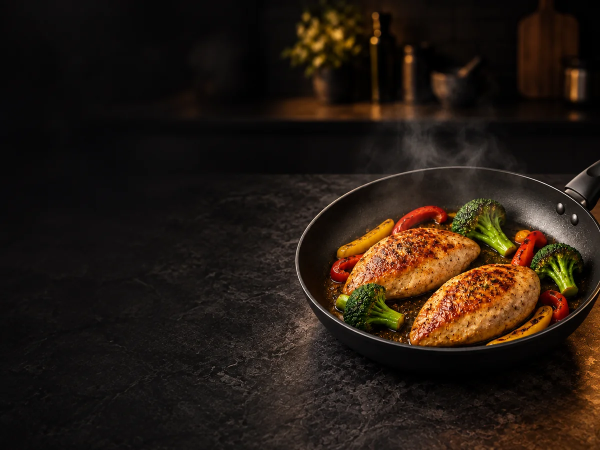
#> input picture frontend/src/assets/backdrops/kitchen.webp, 1200 x 900 px (shown at 1/2 size)
$ python generate-kitchen-backdrops.py ../src/assets/backdrops/kitchen.webp
#> lines starting #> are read from the running program, lines starting #| are printed output that depends on the picture
"""Build the live-kitchen state backdrops from one pan photograph.

Usage: python frontend/scripts/generate-kitchen-backdrops.py SOURCE.png
Writes frontend/src/assets/backdrops/stage-{idle,preheat,heating,sear,overheat}.webp.

The source is the original high-resolution home hero photo (git history before
the WebP conversion). Each state is a colour grade plus light and haze layers;
steam and smoke are animated at runtime on top of these stills. Real photographs
of each state can replace the outputs with the same file names.
"""
import random
import sys
from pathlib import Path

from PIL import Image, ImageChops, ImageDraw, ImageEnhance, ImageFilter

W, H = 900, 1950
OUT = Path(__file__).resolve().parents[1] / 'src' / 'assets' / 'backdrops'


def vertical_mask(width, height, fade_top, fade_bottom):
    mask = Image.new('L', (1, height), 255)
    for y in range(height):
        a = 255
        if y < fade_top:
            a = int(255 * (y / fade_top) ** 1.6)
        if y > height - fade_bottom:
            a = min(a, int(255 * ((height - y) / fade_bottom) ** 1.4))
        mask.putpixel((0, y), a)
    return mask.resize((width, height))


def bokeh_layer(seed):
    rnd = random.Random(seed)
    base = Image.new('RGB', (W, H), (14, 12, 10))
    top = Image.linear_gradient('L').resize((W, H))
    base = Image.composite(Image.new('RGB', (W, H), (9, 9, 8)), Image.new('RGB', (W, H), (30, 24, 18)), top)
    glow = Image.new('RGB', (W, H), (0, 0, 0))
    draw = ImageDraw.Draw(glow)
    palette = [(255, 176, 96), (255, 204, 140), (120, 150, 110), (255, 140, 70), (200, 190, 170)]
    for _ in range(26):
        x, y = rnd.randint(-60, W + 60), rnd.randint(40, 820)
        r = rnd.randint(28, 120)
        c = rnd.choice(palette)
        k = rnd.uniform(0.18, 0.55)
        draw.ellipse((x - r, y - r, x + r, y + r), fill=tuple(int(v * k) for v in c))
    glow = glow.filter(ImageFilter.GaussianBlur(38))
    return ImageChops.add(base, glow)


def composite(source):
    photo = Image.open(source).convert('RGB')
    pan = photo.crop((760, 30, 1855, 848))
    scale = 1240 / pan.width
    pan = pan.resize((1240, int(pan.height * scale)), Image.LANCZOS)
    canvas = bokeh_layer(7)
    y0 = 560
    mask = vertical_mask(pan.width, pan.height, 220, 200)
    canvas.paste(pan, (-195, y0), mask)
    floor = Image.new('RGB', (W, H - (y0 + pan.height - 200)), (8, 9, 8))
    fade = Image.linear_gradient('L').resize(floor.size)
    canvas.paste(floor, (0, y0 + pan.height - 200), fade)
    return canvas


def radial(color, center, radius, strength):
    layer = Image.new('RGB', (W, H), (0, 0, 0))
    ImageDraw.Draw(layer).ellipse((center[0] - radius[0], center[1] - radius[1], center[0] + radius[0], center[1] + radius[1]), fill=tuple(int(v * strength) for v in color))
    return layer.filter(ImageFilter.GaussianBlur(min(radius) * 0.6))


def haze(color, top, bottom, strength):
    layer = Image.new('RGB', (W, H), (0, 0, 0))
    grad = Image.linear_gradient('L').resize((W, bottom - top))
    grad = Image.eval(grad, lambda v: int((255 - v) * strength))
    layer.paste(Image.new('RGB', (W, bottom - top), color), (0, top), grad)
    return layer.filter(ImageFilter.GaussianBlur(40))


def tint(image, r, g, b):
    rr, gg, bb = image.split()
    return Image.merge('RGB', (rr.point(lambda v: min(255, int(v * r))), gg.point(lambda v: min(255, int(v * g))), bb.point(lambda v: min(255, int(v * b)))))


def grade(base, state):
    img = base
    if state == 'idle':
        img = ImageEnhance.Color(img).enhance(0.45)
        img = ImageEnhance.Brightness(img).enhance(0.62)
        img = tint(img, 0.92, 0.98, 1.08)
    elif state == 'preheat':
        img = ImageEnhance.Color(img).enhance(0.8)
        img = ImageEnhance.Brightness(img).enhance(0.8)
        img = ImageChops.add(img, radial((255, 120, 40), (450, 1320), (420, 120), 0.25))
    elif state == 'heating':
        img = ImageEnhance.Brightness(img).enhance(0.95)
        img = ImageChops.add(img, radial((255, 120, 40), (450, 1330), (460, 140), 0.45))
        img = ImageChops.screen(img, haze((180, 170, 160), 380, 900, 0.18))
    elif state == 'sear':
        img = ImageEnhance.Color(img).enhance(1.15)
        img = ImageEnhance.Contrast(img).enhance(1.08)
        img = tint(img, 1.08, 1.0, 0.9)
        img = ImageChops.add(img, radial((255, 110, 30), (450, 1330), (500, 170), 0.7))
        img = ImageChops.screen(img, haze((210, 200, 190), 300, 950, 0.32))
    elif state == 'overheat':
        img = ImageEnhance.Contrast(img).enhance(1.1)
        img = tint(img, 1.18, 0.72, 0.66)
        img = ImageChops.add(img, radial((255, 50, 20), (450, 1320), (560, 220), 0.85))
        img = ImageChops.screen(img, haze((120, 110, 105), 120, 1000, 0.55))
    return img


def main():
    if len(sys.argv) != 2:
        raise SystemExit(__doc__)
    base = composite(sys.argv[1])
#> in composite, photo is the input picture: PIL image 1200x900 RGB; mean R, G, B 37.6, 26.6, 17.9
#> in composite, `pan = photo.crop((760, 30, 1855, 848))`:
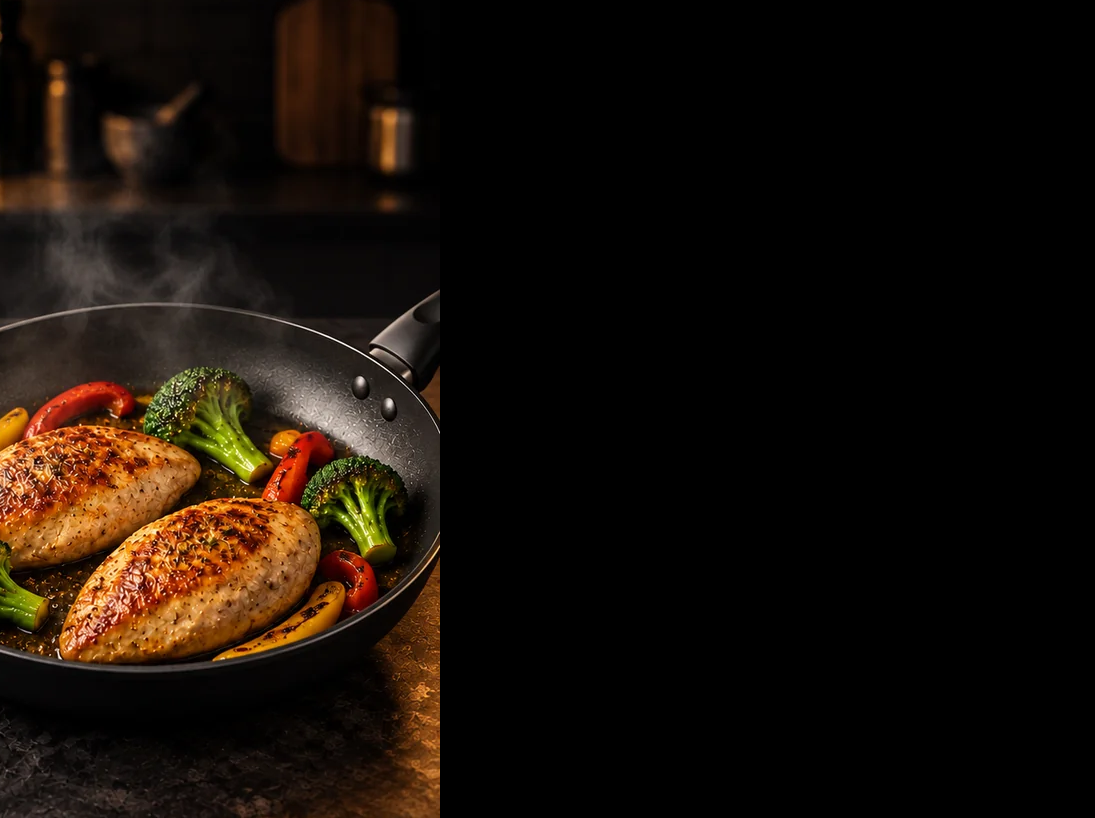
#> pan: PIL image 1095x818 RGB; mean R, G, B 24.2, 15.4, 8.1
#> in bokeh_layer, `top = Image.linear_gradient('L').resize((W, H))`:
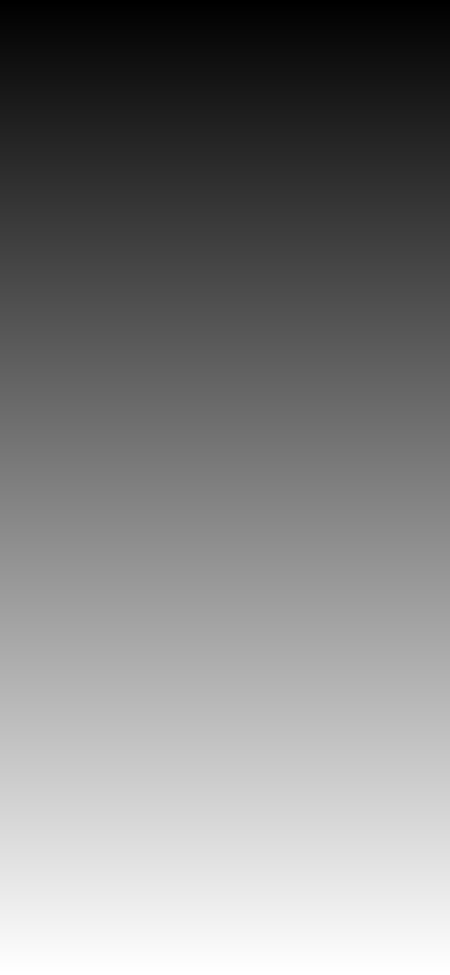
#> top: PIL image 900x1950 L (shown at 1/2 size); min 0, max 255, mean 127.5
#> in bokeh_layer, `base = Image.composite(Image.new('RGB', (W, H), (9, 9, 8)), Image.new(..`:
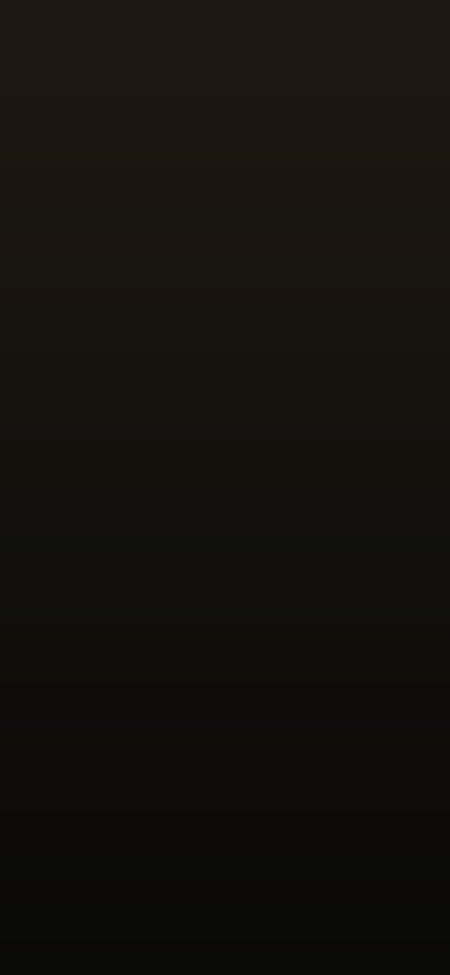
#> base: PIL image 900x1950 RGB (shown at 1/2 size); mean R, G, B 19.5, 16.5, 13
#> in bokeh_layer, `glow = Image.new('RGB', (W, H), (0, 0, 0))`: glow: PIL image 900x1950 RGB; every value is 0
#> in composite, `mask = vertical_mask(pan.width, pan.height, 220, 200)`:
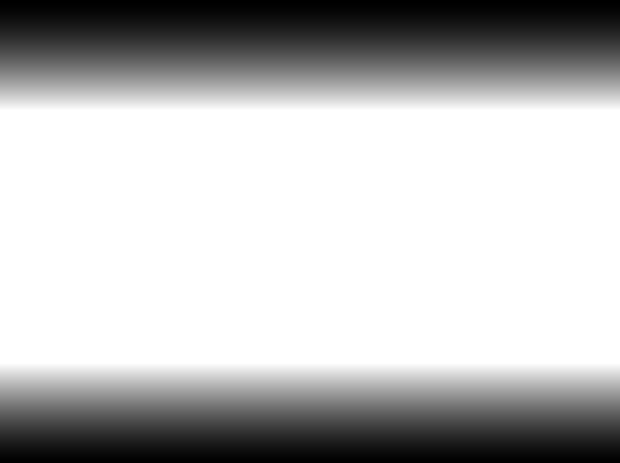
#> mask: PIL image 1240x926 L (shown at 1/2 size); min 0, max 255, mean 185.4
#> in composite, `canvas.paste(pan, (-195, y0), mask)`:
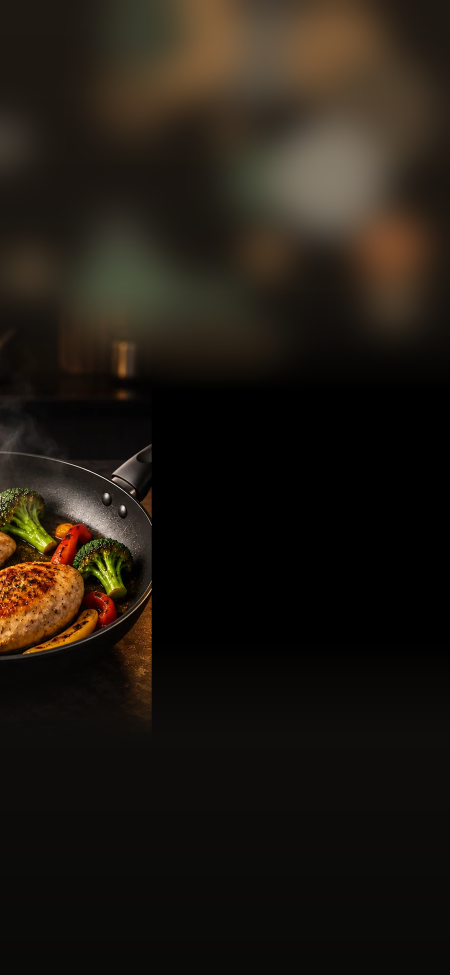
#> canvas: PIL image 900x1950 RGB (shown at 1/2 size); mean R, G, B 32.3, 26, 18.4
#> in composite, `fade = Image.linear_gradient('L').resize(floor.size)`:
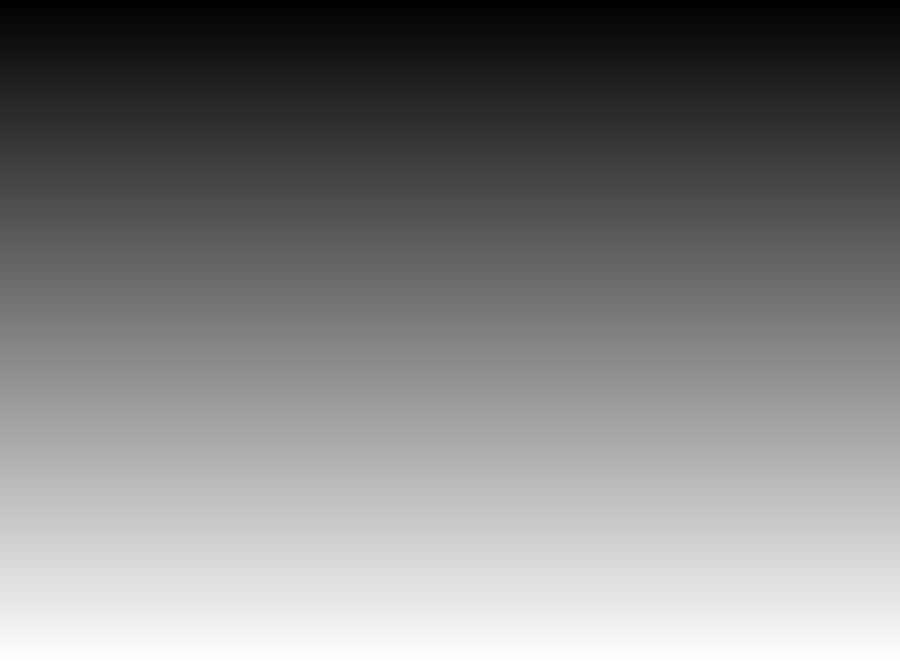
#> fade: PIL image 900x664 L; min 0, max 255, mean 127.5
    OUT.mkdir(parents=True, exist_ok=True)
    for state in ('idle', 'preheat', 'heating', 'sear', 'overheat'):
        grade(base, state).save(OUT / f'stage-{state}.webp', quality=74, method=6)
        print('wrote', OUT / f'stage-{state}.webp')
#> this loop made 5 passes
#> pass 1, in tint, `rr, gg, bb = image.split()`:
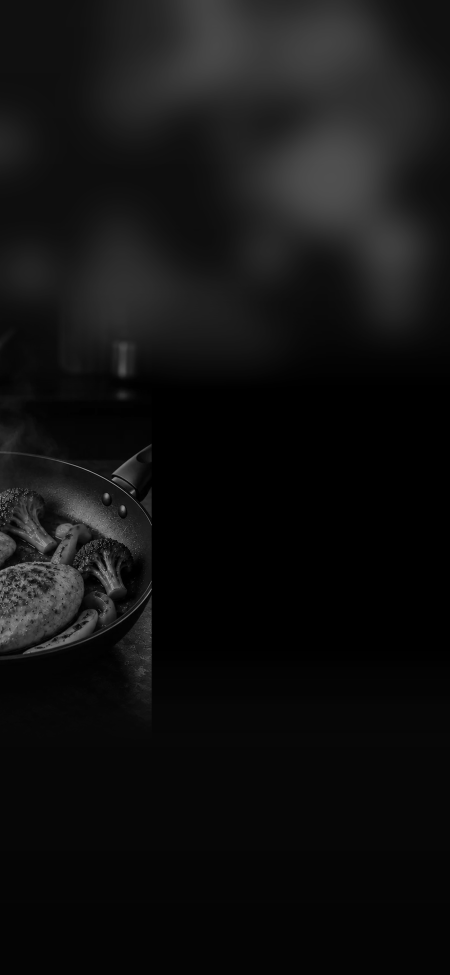
#> rr: PIL image 900x1950 L (shown at 1/2 size); min 0, max 158, mean 17.3


if __name__ == '__main__':
    main()

$ run again, on frontend/src/assets/backdrops/stage-overheat.webp
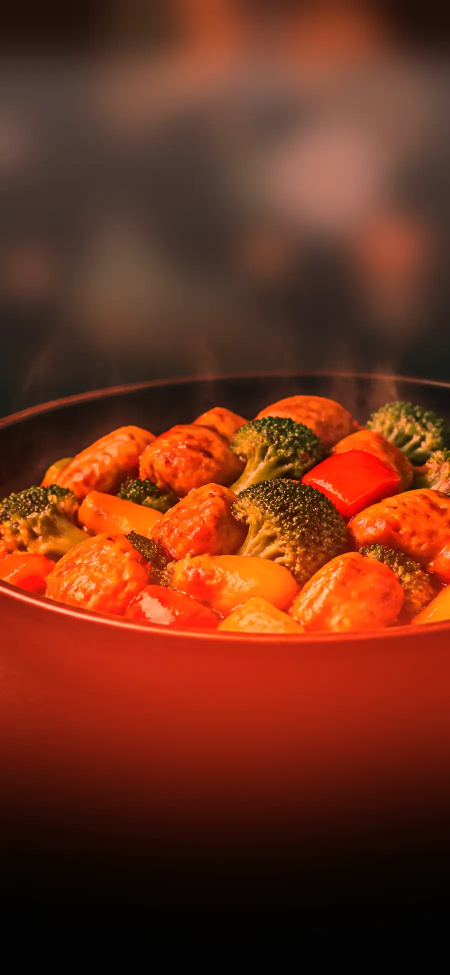
#> input picture frontend/src/assets/backdrops/stage-overheat.webp, 900 x 1950 px (shown at 1/2 size)
#> in composite, photo is the input picture: PIL image 900x1950 RGB; mean R, G, B 112.2, 49.4, 27.6
#> in composite, `pan = photo.crop((760, 30, 1855, 848))`:
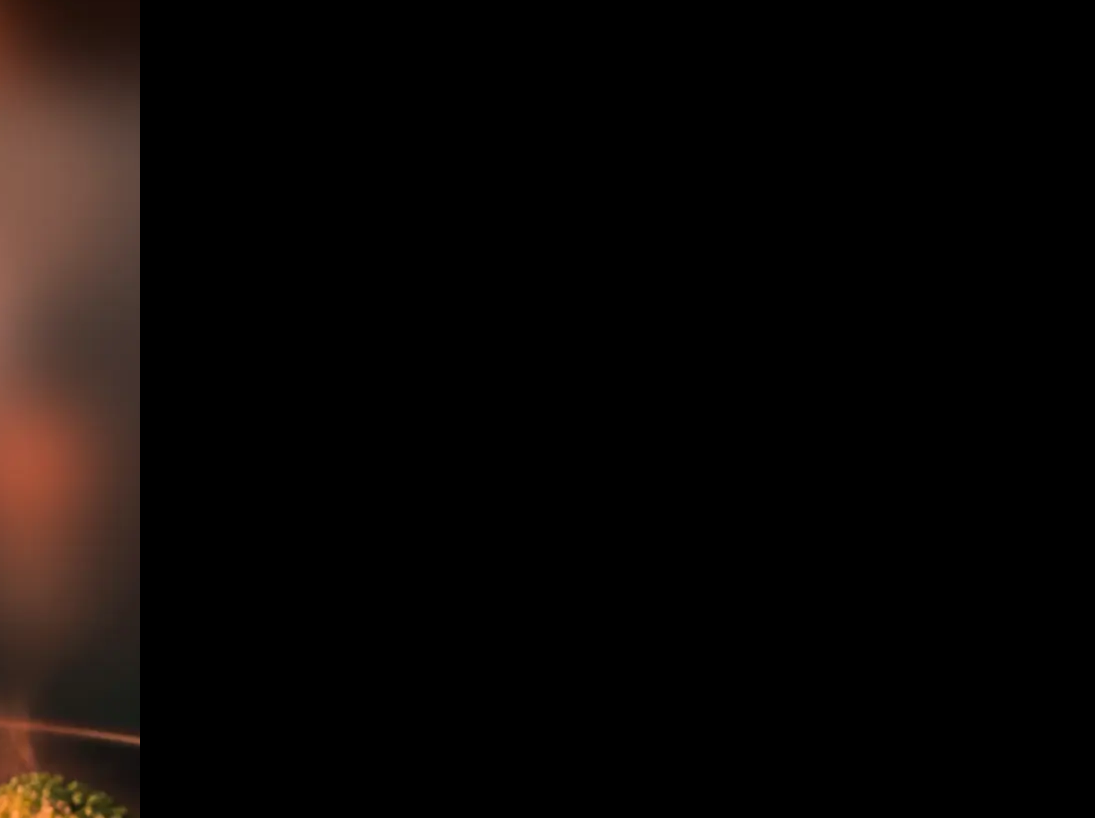
#> pan: PIL image 1095x818 RGB; mean R, G, B 11.6, 7.6, 5.8
#> the loop in main, `for state in ('idle', 'preheat', 'heating', 'sear', 'overheat'):` made 5 passes
#> pass 1, in grade, `img = ImageEnhance.Brightness(img).enhance(0.62)`:
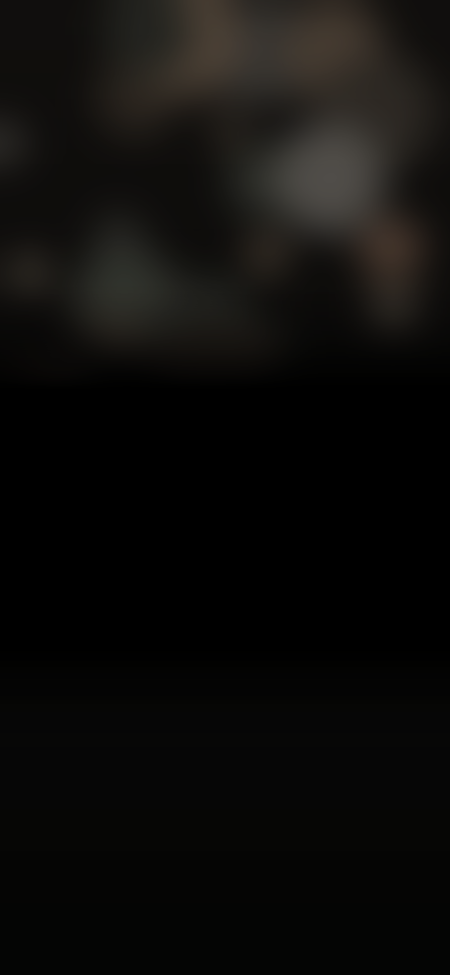
#> img: PIL image 900x1950 RGB (shown at 1/2 size); mean R, G, B 13.6, 12.7, 11.1
